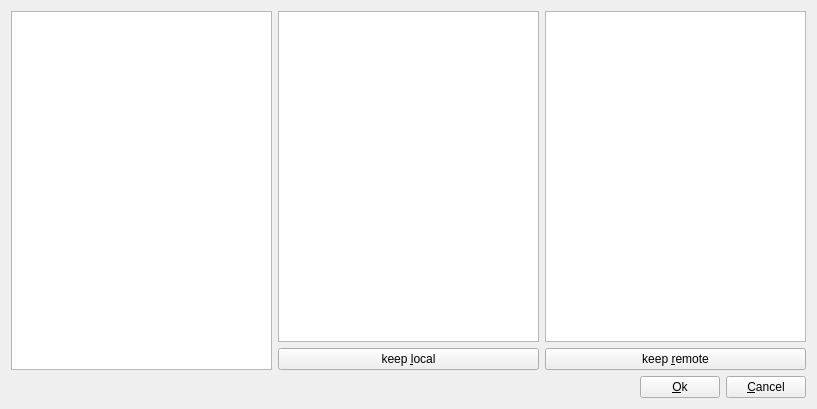
<?xml version="1.0" encoding="UTF-8"?>
<ui version="4.0">
 <class>ConflictEditor</class>
 <widget class="QWidget" name="ConflictEditor">
  <property name="geometry">
   <rect>
    <x>0</x>
    <y>0</y>
    <width>817</width>
    <height>409</height>
   </rect>
  </property>
  <property name="windowTitle">
   <string>Form</string>
  </property>
  <layout class="QVBoxLayout" name="verticalLayout_3">
   <item>
    <layout class="QHBoxLayout" name="horizontalLayout_2">
     <item>
      <widget class="QListWidget" name="listWidget">
       <property name="editTriggers">
        <set>QAbstractItemView::NoEditTriggers</set>
       </property>
       <property name="iconSize">
        <size>
         <width>43</width>
         <height>43</height>
        </size>
       </property>
      </widget>
     </item>
     <item>
      <layout class="QVBoxLayout" name="verticalLayout_2">
       <item>
        <widget class="QPlainTextEdit" name="plainTextEditLocal"/>
       </item>
       <item>
        <widget class="QPushButton" name="buttonKeepLocal">
         <property name="text">
          <string>keep &amp;local</string>
         </property>
        </widget>
       </item>
      </layout>
     </item>
     <item>
      <layout class="QVBoxLayout" name="verticalLayout">
       <item>
        <widget class="QPlainTextEdit" name="plainTextEditRemote"/>
       </item>
       <item>
        <widget class="QPushButton" name="buttonKeepRemote">
         <property name="text">
          <string>keep &amp;remote</string>
         </property>
        </widget>
       </item>
      </layout>
     </item>
    </layout>
   </item>
   <item>
    <layout class="QHBoxLayout" name="horizontalLayout">
     <item>
      <spacer name="horizontalSpacer">
       <property name="orientation">
        <enum>Qt::Horizontal</enum>
       </property>
       <property name="sizeHint" stdset="0">
        <size>
         <width>40</width>
         <height>20</height>
        </size>
       </property>
      </spacer>
     </item>
     <item>
      <widget class="QPushButton" name="buttonOk">
       <property name="text">
        <string>&amp;Ok</string>
       </property>
      </widget>
     </item>
     <item>
      <widget class="QPushButton" name="buttonCancel">
       <property name="text">
        <string>&amp;Cancel</string>
       </property>
      </widget>
     </item>
    </layout>
   </item>
  </layout>
 </widget>
 <resources/>
 <connections/>
</ui>
